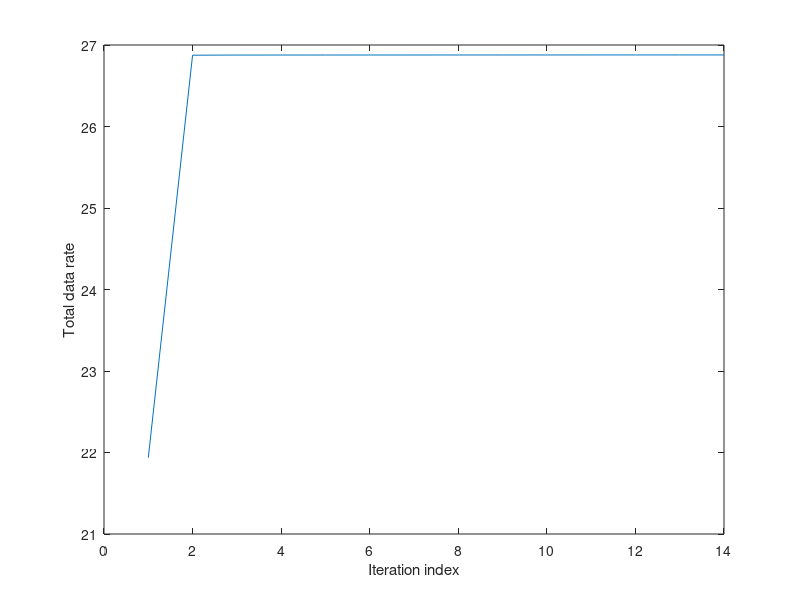

The MATLAB source for this figure:
clc; clear all; close all; 
%% Initial value
load('params.mat');
LINK_NUM = 20;
%G = randG(LINK_NUM);
Gii = diag(G);
P = unifrnd(0,P_max,LINK_NUM,1); %inital P
P_new = zeros(LINK_NUM,1);
SINR = zeros(LINK_NUM,1); 
lambda_init = LAGRANIAN_INIT*ones(LINK_NUM,1); %inital lambda
value = [];
%% Gradient descent
lambda = lambda_init; 
eta1 = eta1_init;
for iter_in = 1:MAX_ITER %update lambda
    SINR = Gii.*P./(noise+G*P-Gii.*P);
    val = sum(log(SINR));
    value = [value;val];
    for i = 1:LINK_NUM %update Pi
        Pi_inner=0;
        for j=1:LINK_NUM
            if j~=i
               Gji = G(j,i);
               Gij = G(i,j);
               Pi_inner = Pi_inner + Gji/(G(:,j)'*P - G(j,j)*P(j)+noise);
            end
        end
        P_new(i) = 1/(lambda(i) + Pi_inner);     
    end
    if norm(P-P_new) < TOLERANCE
        SINR = Gii.*P_new./(noise+G*P_new-Gii.*P_new);
        val = sum(log(SINR));
        value = [value;val];
        break;
    end
    eta1 = eta1*eta1_step;
    lambda = max(lambda - eta1*(P_max-P_new),0);
    P=P_new;
end
val
figure;
plot(value);
xlabel('Iteration index'); ylabel('Total data rate');
